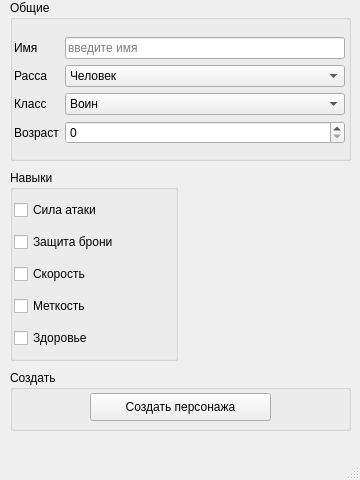
<?xml version="1.0" encoding="UTF-8"?>
<ui version="4.0">
 <class>MainWindow</class>
 <widget class="QMainWindow" name="MainWindow">
  <property name="geometry">
   <rect>
    <x>0</x>
    <y>0</y>
    <width>360</width>
    <height>480</height>
   </rect>
  </property>
  <property name="sizePolicy">
   <sizepolicy hsizetype="Preferred" vsizetype="Preferred">
    <horstretch>0</horstretch>
    <verstretch>0</verstretch>
   </sizepolicy>
  </property>
  <property name="windowTitle">
   <string>Создание персонажа</string>
  </property>
  <property name="autoFillBackground">
   <bool>false</bool>
  </property>
  <property name="styleSheet">
   <string notr="true"/>
  </property>
  <widget class="QWidget" name="centralwidget">
   <widget class="QWidget" name="verticalLayoutWidget">
    <property name="geometry">
     <rect>
      <x>10</x>
      <y>0</y>
      <width>341</width>
      <height>161</height>
     </rect>
    </property>
    <layout class="QVBoxLayout" name="verticalLayout">
     <item>
      <widget class="QGroupBox" name="groupBox">
       <property name="title">
        <string>Общие</string>
       </property>
       <widget class="QWidget" name="formLayoutWidget">
        <property name="geometry">
         <rect>
          <x>0</x>
          <y>20</y>
          <width>339</width>
          <height>141</height>
         </rect>
        </property>
        <layout class="QFormLayout" name="formLayout">
         <property name="formAlignment">
          <set>Qt::AlignLeading|Qt::AlignLeft|Qt::AlignVCenter</set>
         </property>
         <property name="leftMargin">
          <number>4</number>
         </property>
         <property name="topMargin">
          <number>4</number>
         </property>
         <property name="rightMargin">
          <number>4</number>
         </property>
         <property name="bottomMargin">
          <number>4</number>
         </property>
         <item row="0" column="0">
          <widget class="QLabel" name="Label">
           <property name="text">
            <string>Имя</string>
           </property>
          </widget>
         </item>
         <item row="0" column="1">
          <widget class="QLineEdit" name="LineEdit">
           <property name="placeholderText">
            <string>введите имя</string>
           </property>
          </widget>
         </item>
         <item row="1" column="0">
          <widget class="QLabel" name="Label_2">
           <property name="text">
            <string>Расса</string>
           </property>
          </widget>
         </item>
         <item row="2" column="0">
          <widget class="QLabel" name="Label_3">
           <property name="text">
            <string>Класс</string>
           </property>
          </widget>
         </item>
         <item row="3" column="0">
          <widget class="QLabel" name="Label_4">
           <property name="text">
            <string>Возраст</string>
           </property>
          </widget>
         </item>
         <item row="1" column="1">
          <widget class="QComboBox" name="comboBox">
           <item>
            <property name="text">
             <string>Человек</string>
            </property>
           </item>
           <item>
            <property name="text">
             <string>Эльф</string>
            </property>
           </item>
           <item>
            <property name="text">
             <string>Орк</string>
            </property>
           </item>
           <item>
            <property name="text">
             <string>Гном</string>
            </property>
           </item>
          </widget>
         </item>
         <item row="2" column="1">
          <widget class="QComboBox" name="comboBox_2">
           <item>
            <property name="text">
             <string>Воин</string>
            </property>
           </item>
           <item>
            <property name="text">
             <string>Маг</string>
            </property>
           </item>
           <item>
            <property name="text">
             <string>Лучник</string>
            </property>
           </item>
           <item>
            <property name="text">
             <string>Лекарь</string>
            </property>
           </item>
          </widget>
         </item>
         <item row="3" column="1">
          <widget class="QSpinBox" name="spinBox">
           <property name="maximum">
            <number>9999</number>
           </property>
          </widget>
         </item>
        </layout>
       </widget>
      </widget>
     </item>
    </layout>
   </widget>
   <widget class="QWidget" name="verticalLayoutWidget_4">
    <property name="geometry">
     <rect>
      <x>10</x>
      <y>370</y>
      <width>341</width>
      <height>61</height>
     </rect>
    </property>
    <layout class="QVBoxLayout" name="verticalLayout_4">
     <property name="leftMargin">
      <number>0</number>
     </property>
     <property name="topMargin">
      <number>0</number>
     </property>
     <property name="rightMargin">
      <number>0</number>
     </property>
     <property name="bottomMargin">
      <number>0</number>
     </property>
     <item>
      <widget class="QGroupBox" name="groupBox_3">
       <property name="title">
        <string>Создать</string>
       </property>
       <widget class="QPushButton" name="pushButton">
        <property name="geometry">
         <rect>
          <x>80</x>
          <y>23</y>
          <width>181</width>
          <height>28</height>
         </rect>
        </property>
        <property name="layoutDirection">
         <enum>Qt::LeftToRight</enum>
        </property>
        <property name="text">
         <string>Создать персонажа</string>
        </property>
       </widget>
      </widget>
     </item>
    </layout>
   </widget>
   <widget class="QWidget" name="horizontalLayoutWidget">
    <property name="geometry">
     <rect>
      <x>10</x>
      <y>170</y>
      <width>341</width>
      <height>191</height>
     </rect>
    </property>
    <layout class="QHBoxLayout" name="horizontalLayout">
     <item>
      <widget class="QGroupBox" name="groupBox_2">
       <property name="title">
        <string>Навыки</string>
       </property>
       <widget class="QWidget" name="verticalLayoutWidget_3">
        <property name="geometry">
         <rect>
          <x>0</x>
          <y>20</y>
          <width>171</width>
          <height>171</height>
         </rect>
        </property>
        <layout class="QVBoxLayout" name="verticalLayout_3">
         <property name="leftMargin">
          <number>4</number>
         </property>
         <property name="topMargin">
          <number>4</number>
         </property>
         <property name="rightMargin">
          <number>4</number>
         </property>
         <property name="bottomMargin">
          <number>4</number>
         </property>
         <item>
          <widget class="QCheckBox" name="checkBox">
           <property name="sizePolicy">
            <sizepolicy hsizetype="Ignored" vsizetype="Fixed">
             <horstretch>0</horstretch>
             <verstretch>0</verstretch>
            </sizepolicy>
           </property>
           <property name="text">
            <string>Сила атаки</string>
           </property>
          </widget>
         </item>
         <item>
          <widget class="QCheckBox" name="checkBox_3">
           <property name="text">
            <string>Защита брони</string>
           </property>
          </widget>
         </item>
         <item>
          <widget class="QCheckBox" name="checkBox_4">
           <property name="text">
            <string>Скорость</string>
           </property>
          </widget>
         </item>
         <item>
          <widget class="QCheckBox" name="checkBox_2">
           <property name="text">
            <string>Меткость</string>
           </property>
          </widget>
         </item>
         <item>
          <widget class="QCheckBox" name="checkBox_5">
           <property name="text">
            <string>Здоровье</string>
           </property>
          </widget>
         </item>
        </layout>
       </widget>
      </widget>
     </item>
     <item>
      <widget class="QLabel" name="label">
       <property name="styleSheet">
        <string notr="true"/>
       </property>
       <property name="text">
        <string/>
       </property>
       <property name="textFormat">
        <enum>Qt::AutoText</enum>
       </property>
       <property name="pixmap">
        <pixmap>kitty.png</pixmap>
       </property>
       <property name="alignment">
        <set>Qt::AlignCenter</set>
       </property>
      </widget>
     </item>
    </layout>
   </widget>
  </widget>
  <widget class="QMenuBar" name="menubar">
   <property name="geometry">
    <rect>
     <x>0</x>
     <y>0</y>
     <width>360</width>
     <height>21</height>
    </rect>
   </property>
  </widget>
  <widget class="QStatusBar" name="statusbar"/>
 </widget>
 <resources/>
 <connections/>
</ui>
